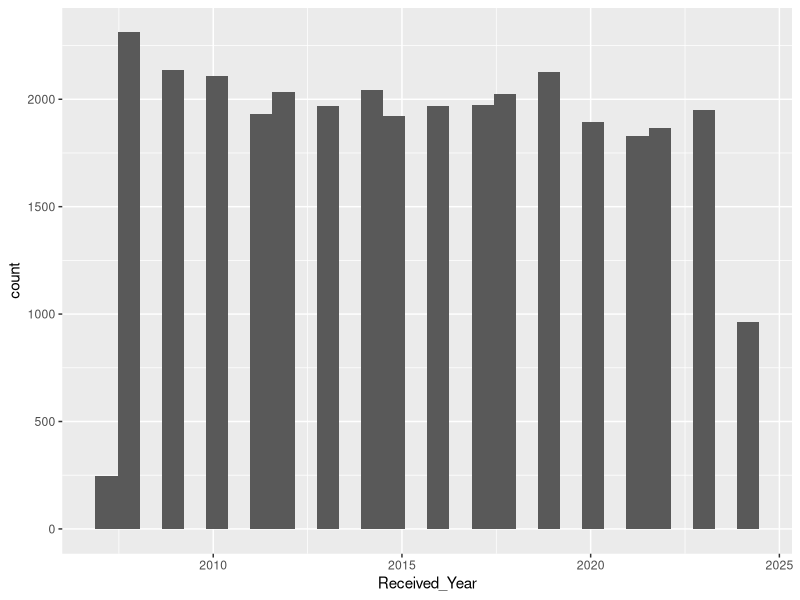
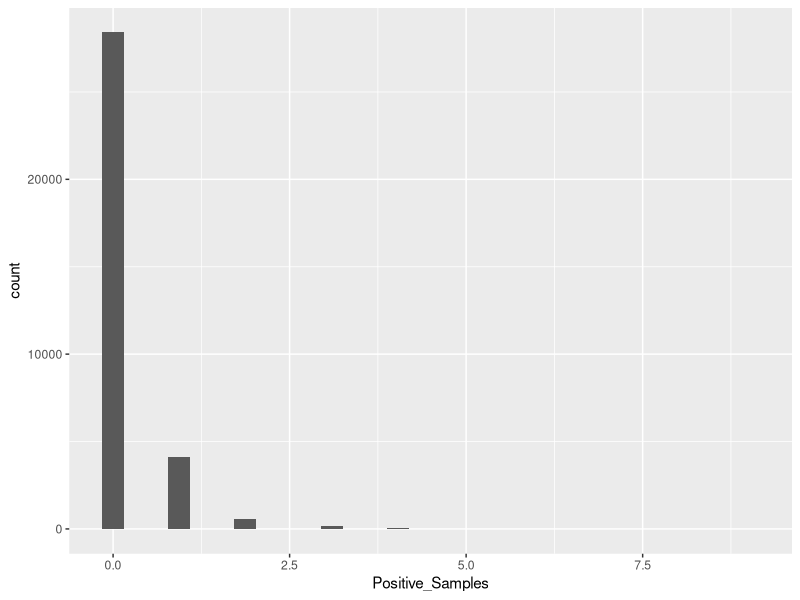
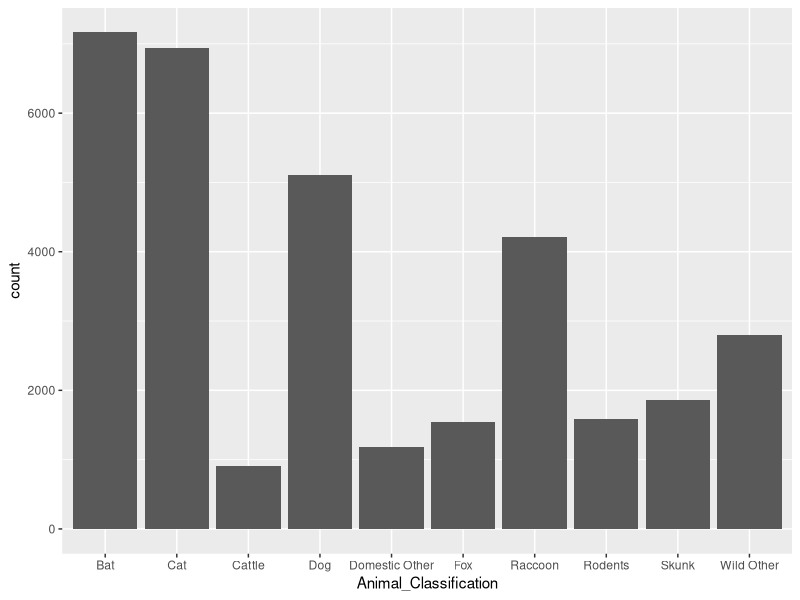

Source code (R) for these figures, in order: (Note: this script raises an error after producing the figures.)
## ---- chunk 1
rm (list = ls())
library (tidyverse)
library (here)
## ---- chunk 2
rabies <- read.csv (here ("data", "Rabies_Laboratory_Submissions_2.csv"))
## ---- chunk 3
rabies <- rabies %>% 
  select (1:7)

## ---- chunk 4
summary (rabies)
## ---- chunk 5
names (rabies)
names (rabies) <- c("Received_Year", "Received_Month", "Report_Date", "County_Name", "Animal_Classification", "Number_of_Samples", "Positive_Samples")
names (rabies)
## ---- chunk 6
rabies$County_Name <- as.factor (rabies$County_Name)
rabies$Animal_Classification <- as.factor (rabies$Animal_Classification)
rabies$Report_Date <-mdy(rabies$Report_Date)


levels(rabies$County_Name)
levels(rabies$Animal_Classification)
# these look good, but I'm glad I checked
## ---- chunk 7
# lets make a histogram
ggplot(rabies, aes(Received_Year)) + 
  geom_histogram()

ggplot(rabies, aes(Positive_Samples)) +
  geom_histogram()

ggplot(rabies, aes(Animal_Classification)) +
  geom_histogram(stat = "count") # this makes the discrete data continuous for the histogram
## ---- chunk 8

## ---- chunk 9
animal_summary <- rabies %>% group_by(Received_Year, Animal_Classification) %>% summarise(
  Number_Samples = sum(Number_Samples),
  Positive_Samples = sum(Positive_Samples),
  mean_percent_pos = mean(percent_pos)
  
)


## ---- chunk 10

